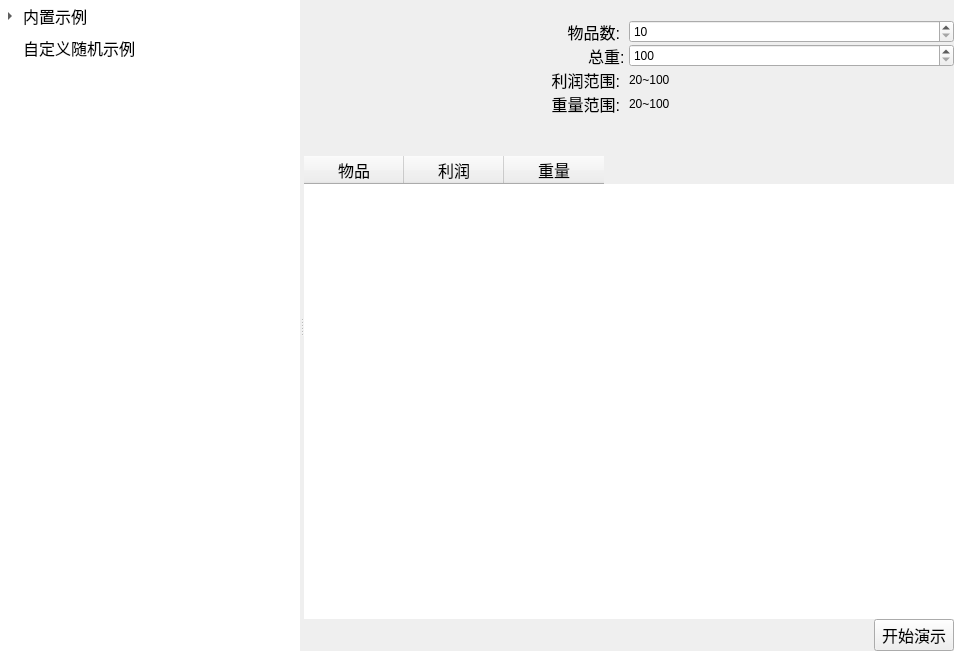
<?xml version="1.0" encoding="UTF-8"?>
<ui version="4.0">
 <class>BpProWidget</class>
 <widget class="QWidget" name="BpProWidget">
  <property name="geometry">
   <rect>
    <x>0</x>
    <y>0</y>
    <width>954</width>
    <height>651</height>
   </rect>
  </property>
  <property name="windowTitle">
   <string>Form</string>
  </property>
  <layout class="QVBoxLayout" name="verticalLayout_2">
   <property name="spacing">
    <number>0</number>
   </property>
   <property name="leftMargin">
    <number>0</number>
   </property>
   <property name="topMargin">
    <number>0</number>
   </property>
   <property name="rightMargin">
    <number>0</number>
   </property>
   <property name="bottomMargin">
    <number>0</number>
   </property>
   <item>
    <widget class="QSplitter" name="splitter">
     <property name="orientation">
      <enum>Qt::Horizontal</enum>
     </property>
     <widget class="QTreeWidget" name="bp_treeWidget">
      <property name="minimumSize">
       <size>
        <width>300</width>
        <height>0</height>
       </size>
      </property>
      <property name="maximumSize">
       <size>
        <width>300</width>
        <height>16777215</height>
       </size>
      </property>
      <property name="styleSheet">
       <string notr="true">QTreeWidget#bp_treeWidget {
	border: none;
}
QTreeWidget#bp_treeWidget::item{
	height: 32px;
}</string>
      </property>
      <property name="headerHidden">
       <bool>true</bool>
      </property>
      <column>
       <property name="text">
        <string>问题选择</string>
       </property>
      </column>
      <item>
       <property name="text">
        <string>内置示例</string>
       </property>
       <property name="font">
        <font>
         <pointsize>12</pointsize>
        </font>
       </property>
       <item>
        <property name="text">
         <string>7</string>
        </property>
        <property name="font">
         <font>
          <pointsize>10</pointsize>
         </font>
        </property>
       </item>
       <item>
        <property name="text">
         <string>30</string>
        </property>
        <property name="font">
         <font>
          <pointsize>10</pointsize>
         </font>
        </property>
       </item>
      </item>
      <item>
       <property name="text">
        <string>自定义随机示例</string>
       </property>
       <property name="font">
        <font>
         <pointsize>12</pointsize>
        </font>
       </property>
      </item>
     </widget>
     <widget class="QWidget" name="layoutWidget">
      <layout class="QVBoxLayout" name="verticalLayout">
       <property name="spacing">
        <number>0</number>
       </property>
       <item>
        <widget class="QStackedWidget" name="bp_stackedWidget">
         <property name="currentIndex">
          <number>3</number>
         </property>
         <widget class="QWidget" name="GABpIntroW">
          <layout class="QVBoxLayout" name="verticalLayout_4">
           <item>
            <widget class="QLabel" name="label">
             <property name="font">
              <font>
               <pointsize>16</pointsize>
              </font>
             </property>
             <property name="text">
              <string>点击子项选择内置示例</string>
             </property>
             <property name="alignment">
              <set>Qt::AlignCenter</set>
             </property>
            </widget>
           </item>
          </layout>
         </widget>
         <widget class="QWidget" name="SevenBpW">
          <layout class="QVBoxLayout" name="verticalLayout_5">
           <property name="spacing">
            <number>40</number>
           </property>
           <property name="leftMargin">
            <number>0</number>
           </property>
           <property name="topMargin">
            <number>20</number>
           </property>
           <property name="rightMargin">
            <number>0</number>
           </property>
           <property name="bottomMargin">
            <number>0</number>
           </property>
           <item>
            <layout class="QGridLayout" name="gridLayout_2">
             <property name="spacing">
              <number>0</number>
             </property>
             <item row="0" column="0">
              <widget class="QLabel" name="label_4">
               <property name="font">
                <font>
                 <pointsize>12</pointsize>
                </font>
               </property>
               <property name="text">
                <string>物品数:  </string>
               </property>
               <property name="alignment">
                <set>Qt::AlignRight|Qt::AlignTrailing|Qt::AlignVCenter</set>
               </property>
              </widget>
             </item>
             <item row="0" column="1">
              <widget class="QLabel" name="label_6">
               <property name="font">
                <font>
                 <pointsize>12</pointsize>
                </font>
               </property>
               <property name="text">
                <string>7</string>
               </property>
              </widget>
             </item>
             <item row="1" column="0">
              <widget class="QLabel" name="label_5">
               <property name="font">
                <font>
                 <pointsize>12</pointsize>
                </font>
               </property>
               <property name="text">
                <string>总重:  </string>
               </property>
               <property name="alignment">
                <set>Qt::AlignRight|Qt::AlignTrailing|Qt::AlignVCenter</set>
               </property>
              </widget>
             </item>
             <item row="1" column="1">
              <widget class="QLabel" name="label_7">
               <property name="font">
                <font>
                 <pointsize>12</pointsize>
                </font>
               </property>
               <property name="text">
                <string>100</string>
               </property>
              </widget>
             </item>
            </layout>
           </item>
           <item>
            <widget class="QTableWidget" name="sevenBpTableW">
             <property name="styleSheet">
              <string notr="true">QTableWidget#sevenTableW{
	border:0;
}</string>
             </property>
             <attribute name="verticalHeaderVisible">
              <bool>false</bool>
             </attribute>
             <column>
              <property name="text">
               <string>物品</string>
              </property>
              <property name="font">
               <font>
                <pointsize>12</pointsize>
               </font>
              </property>
             </column>
             <column>
              <property name="text">
               <string>利润</string>
              </property>
              <property name="font">
               <font>
                <pointsize>12</pointsize>
               </font>
              </property>
             </column>
             <column>
              <property name="text">
               <string>重量</string>
              </property>
              <property name="font">
               <font>
                <pointsize>12</pointsize>
               </font>
              </property>
             </column>
            </widget>
           </item>
          </layout>
         </widget>
         <widget class="QWidget" name="ThirtyBpW">
          <layout class="QVBoxLayout" name="verticalLayout_6">
           <property name="spacing">
            <number>40</number>
           </property>
           <property name="leftMargin">
            <number>0</number>
           </property>
           <property name="topMargin">
            <number>20</number>
           </property>
           <property name="rightMargin">
            <number>0</number>
           </property>
           <property name="bottomMargin">
            <number>0</number>
           </property>
           <item>
            <layout class="QGridLayout" name="gridLayout_3">
             <property name="spacing">
              <number>0</number>
             </property>
             <item row="0" column="0">
              <widget class="QLabel" name="label_8">
               <property name="font">
                <font>
                 <pointsize>12</pointsize>
                </font>
               </property>
               <property name="text">
                <string>物品数:  </string>
               </property>
               <property name="alignment">
                <set>Qt::AlignRight|Qt::AlignTrailing|Qt::AlignVCenter</set>
               </property>
              </widget>
             </item>
             <item row="0" column="1">
              <widget class="QLabel" name="label_9">
               <property name="font">
                <font>
                 <pointsize>12</pointsize>
                </font>
               </property>
               <property name="text">
                <string>30</string>
               </property>
              </widget>
             </item>
             <item row="1" column="0">
              <widget class="QLabel" name="label_10">
               <property name="font">
                <font>
                 <pointsize>12</pointsize>
                </font>
               </property>
               <property name="text">
                <string>总重:  </string>
               </property>
               <property name="alignment">
                <set>Qt::AlignRight|Qt::AlignTrailing|Qt::AlignVCenter</set>
               </property>
              </widget>
             </item>
             <item row="1" column="1">
              <widget class="QLabel" name="label_11">
               <property name="font">
                <font>
                 <pointsize>12</pointsize>
                </font>
               </property>
               <property name="text">
                <string>1000</string>
               </property>
              </widget>
             </item>
            </layout>
           </item>
           <item>
            <widget class="QTableWidget" name="thirtyBpTableW">
             <property name="styleSheet">
              <string notr="true">QTableWidget#thrityBpTableW{
	border:0;
}</string>
             </property>
             <attribute name="verticalHeaderVisible">
              <bool>false</bool>
             </attribute>
             <column>
              <property name="text">
               <string>物品</string>
              </property>
              <property name="font">
               <font>
                <pointsize>12</pointsize>
               </font>
              </property>
             </column>
             <column>
              <property name="text">
               <string>利润</string>
              </property>
              <property name="font">
               <font>
                <pointsize>12</pointsize>
               </font>
              </property>
             </column>
             <column>
              <property name="text">
               <string>重量</string>
              </property>
              <property name="font">
               <font>
                <pointsize>12</pointsize>
               </font>
              </property>
             </column>
            </widget>
           </item>
          </layout>
         </widget>
         <widget class="QWidget" name="UserDefBpW">
          <layout class="QVBoxLayout" name="verticalLayout_3">
           <property name="spacing">
            <number>40</number>
           </property>
           <property name="leftMargin">
            <number>0</number>
           </property>
           <property name="topMargin">
            <number>20</number>
           </property>
           <property name="rightMargin">
            <number>0</number>
           </property>
           <property name="bottomMargin">
            <number>0</number>
           </property>
           <item>
            <layout class="QGridLayout" name="gridLayout">
             <property name="spacing">
              <number>0</number>
             </property>
             <item row="0" column="0">
              <widget class="QLabel" name="label_2">
               <property name="font">
                <font>
                 <pointsize>12</pointsize>
                </font>
               </property>
               <property name="text">
                <string>物品数:  </string>
               </property>
               <property name="alignment">
                <set>Qt::AlignRight|Qt::AlignTrailing|Qt::AlignVCenter</set>
               </property>
              </widget>
             </item>
             <item row="0" column="1">
              <widget class="QSpinBox" name="thingNums">
               <property name="focusPolicy">
                <enum>Qt::NoFocus</enum>
               </property>
               <property name="minimum">
                <number>10</number>
               </property>
               <property name="maximum">
                <number>60</number>
               </property>
              </widget>
             </item>
             <item row="1" column="0">
              <widget class="QLabel" name="label_3">
               <property name="font">
                <font>
                 <pointsize>12</pointsize>
                </font>
               </property>
               <property name="text">
                <string>&lt;html&gt;&lt;head/&gt;&lt;body&gt;&lt;p&gt;总重:  &lt;/p&gt;&lt;/body&gt;&lt;/html&gt;</string>
               </property>
               <property name="alignment">
                <set>Qt::AlignRight|Qt::AlignTrailing|Qt::AlignVCenter</set>
               </property>
              </widget>
             </item>
             <item row="1" column="1">
              <widget class="QSpinBox" name="totalWeight">
               <property name="minimum">
                <number>100</number>
               </property>
               <property name="maximum">
                <number>1000</number>
               </property>
              </widget>
             </item>
             <item row="2" column="0">
              <widget class="QLabel" name="label_12">
               <property name="font">
                <font>
                 <pointsize>12</pointsize>
                </font>
               </property>
               <property name="text">
                <string>利润范围:  </string>
               </property>
               <property name="alignment">
                <set>Qt::AlignRight|Qt::AlignTrailing|Qt::AlignVCenter</set>
               </property>
              </widget>
             </item>
             <item row="2" column="1">
              <widget class="QLabel" name="label_14">
               <property name="text">
                <string>20~100</string>
               </property>
              </widget>
             </item>
             <item row="3" column="0">
              <widget class="QLabel" name="label_13">
               <property name="font">
                <font>
                 <pointsize>12</pointsize>
                </font>
               </property>
               <property name="text">
                <string>重量范围:  </string>
               </property>
               <property name="alignment">
                <set>Qt::AlignRight|Qt::AlignTrailing|Qt::AlignVCenter</set>
               </property>
              </widget>
             </item>
             <item row="3" column="1">
              <widget class="QLabel" name="label_15">
               <property name="text">
                <string>20~100</string>
               </property>
              </widget>
             </item>
            </layout>
           </item>
           <item>
            <widget class="QTableWidget" name="defBpTableW">
             <property name="styleSheet">
              <string notr="true">QTableWidget#defBpTableW{
	border:0;
}</string>
             </property>
             <attribute name="horizontalHeaderVisible">
              <bool>true</bool>
             </attribute>
             <attribute name="verticalHeaderVisible">
              <bool>false</bool>
             </attribute>
             <column>
              <property name="text">
               <string>物品</string>
              </property>
              <property name="font">
               <font>
                <pointsize>12</pointsize>
               </font>
              </property>
             </column>
             <column>
              <property name="text">
               <string>利润</string>
              </property>
              <property name="font">
               <font>
                <pointsize>12</pointsize>
               </font>
              </property>
             </column>
             <column>
              <property name="text">
               <string>重量</string>
              </property>
              <property name="font">
               <font>
                <pointsize>12</pointsize>
               </font>
              </property>
             </column>
            </widget>
           </item>
          </layout>
         </widget>
        </widget>
       </item>
       <item>
        <layout class="QHBoxLayout" name="horizontalLayout">
         <item>
          <spacer name="horizontalSpacer">
           <property name="orientation">
            <enum>Qt::Horizontal</enum>
           </property>
           <property name="sizeHint" stdset="0">
            <size>
             <width>40</width>
             <height>20</height>
            </size>
           </property>
          </spacer>
         </item>
         <item>
          <spacer name="horizontalSpacer_2">
           <property name="orientation">
            <enum>Qt::Horizontal</enum>
           </property>
           <property name="sizeHint" stdset="0">
            <size>
             <width>40</width>
             <height>20</height>
            </size>
           </property>
          </spacer>
         </item>
         <item>
          <widget class="QPushButton" name="startDemo">
           <property name="font">
            <font>
             <pointsize>12</pointsize>
            </font>
           </property>
           <property name="text">
            <string>开始演示</string>
           </property>
          </widget>
         </item>
        </layout>
       </item>
      </layout>
     </widget>
    </widget>
   </item>
  </layout>
 </widget>
 <resources/>
 <connections/>
</ui>
